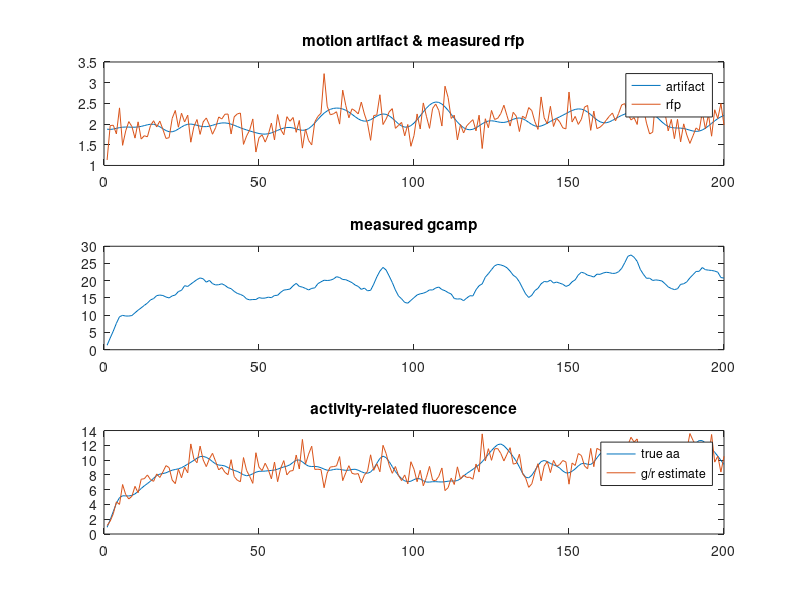

The MATLAB source for this figure: (Note: this script raises an error after producing the figure.)
% script for simulating data for motion artifact problem and estimating neural
% activity using smooth GP prior on m (with lower-d projection v)

%% 1. Generate movement artifact from GP

% Define anonymous function squared exponential kernel
kSE = @(r,l,x)(r*exp(-(bsxfun(@plus,x(:).^2,x(:).^2')-2*x(:)*x(:)')/(2*l.^2)));

T = 200;  % number of time points
tt = (1:T)';  % time grid
sig_m = .2; % prior standard deviation for movement artifact m
rho_m = sig_m^2;  % prior variance of m
l = 5; % length scale
Km = kSE(rho_m,l,tt); % the T x T GP covariance

% Find low-rank approximation to Km using SVD
[Um,Sm] = svd(Km);
thresh = 1e12;  % threshold on condition number
sdiag = diag(Sm); 
ii = max(sdiag)./sdiag < thresh;  % vector of indices to keep.
krank = sum(ii); % rank
Ubasis = Um(:,ii);  % basis for Km
Ssqrt = spdiags(sqrt(sdiag(ii)),0,krank,krank); % diagonal matrix sqrt of eigenvalues
Ksqrt = Ubasis*Ssqrt; % low-rank linear operator for generating from iid samples
Kapprox = (Ksqrt*Ksqrt'); % low-rank approximation

% Show they're equivalent
subplot(221); imagesc(Km); axis image; title('GP prior covariance');
subplot(222); imagesc(Kapprox); axis image; title('low-rank approximation');
subplot(223); plot(tt,Km(:,1:50:T),'b',tt,Kapprox(:,1:50:T),'r--');
title('slices');

% Generate movement artifact by sampling from GP
mu_m = 2;  % mean of movement artifact m
mm = Ksqrt*randn(krank,1) + mu_m; % movement artifact

% Plot it
subplot(111); plot(tt,mm); 
title('True m(t) sampled from GP prior')
xlabel('time (bins)');

%% 2. Generate neural activity signals y and a, and measured signals r and g

% Set params
sigma_r = .25; % prior stdev of r noise
sigma_g = .25; % prior stdev of g noise
alpha_g = 0.9; % single time-bin decay of gcamp fluorescence signal
tau_g = -1/log(alpha_g);  % time constant of gcamp decay (in time bins) 

% Generate neural activity yy from GP
mu_y = 1*ones(T,1); % mean of neural activity y
rho_y = 0.1;  % variance of true y
l_y = 2;      % length scale of true y
Ky = kSE(rho_y,l_y,tt); % true covariance kernel
[Uy,Sy] = svd(Ky);
yy = Uy*sqrt(Sy)*randn(T,1)+mu_y; % generate noise

% Generate measured activity-related fluorescence aa
D = spdiags(ones(T,1)*[-alpha_g 1],-1:0,T,T); % better implementation!
aa = D\yy; % neural activity-related fluorescence signal a(t)

% Compute params of prior over aa
mu_a = mean(D\mu_y); % mean of a(t)
rho_a = var(aa);  % variance of a(t) 

% Generate R and G
rr = mm + sigma_r*randn(T,1);
gg = mm.*aa + sigma_g*randn(T,1);

% Make plots
subplot(311);
plot(tt,mm,tt,rr); 
title('motion artifact & measured rfp'); legend('artifact', 'rfp');

subplot(312);
plot(tt,gg);  title('measured gcamp');

subplot(313);
aa0 = gg./rr;
plot(tt,aa,tt, aa0);
legend('true aa', 'g/r estimate');
title('activity-related fluorescence')

%% 2. Estimate a(t) with iid priors on m(t) and a(t) (JP code)

aa1 = MotionCorrection_iid(rr,gg,sigma_r^2,sigma_g^2,mu_m,rho_m,mu_a,rho_a);
yy1 = D*aa1; % corresponding estimate of y(t)
 
%% 3. find neural activity y(t) (Lea code)

yy0 = D*aa0; % initial estimate of y(t) (from r/g estimate).
yy2 = MotionCorrection(rr,gg,yy0,sigma_r^2,sigma_g^2,mu_y,rho_y,mu_m.*ones(T,1),Ubasis,Ssqrt.^2,D);
aa2 = D\yy2; % corresponding estimate of a(t)

%% Plot results

subplot(211);  % a(t) plots
plot(tt, [aa aa0 aa1 aa2]); 
title('True and estimated a(t)');
legend('true aa', 'r/g', 'iid prior', 'smooth prior');
  
subplot(212) % y(t) plots
plot(tt,mu_y,'--k',tt,[yy yy1 yy2]);
title('True and estimated y(t)');
legend('prior mean', 'true', 'iid', 'smooth prior');

% Report errors
amse = @(x)(norm(x-aa)^2);
ymse = @(x)(norm(x-yy)^2);
fprintf('=====\nErrs in a(t):\n r/g: %8.2f\n iid: %8.2f\n smooth: %5.2f\n', ...
    amse(aa0), amse(aa1), amse(aa2));
fprintf('-----\nErrs in y(t):\n r/g: %8.2f\n iid: %8.2f\n smooth: %5.2f\n', ...
    ymse(yy0), ymse(yy1), ymse(yy2));
